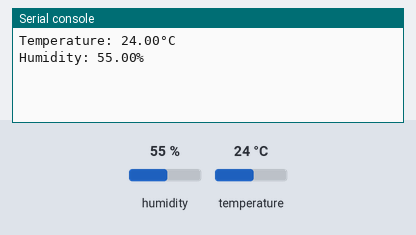
A program run on a simulated Raspberry Pi Pico running MicroPython. Shown: the last lines printed to the serial console. The inputs (shaded band) are chosen by the test bench; at power-on: humidity 55 %, temperature 24 °C.

Above: at 1.2 s.
1.3 s: humidity set to 22 %
At 2.9 s:
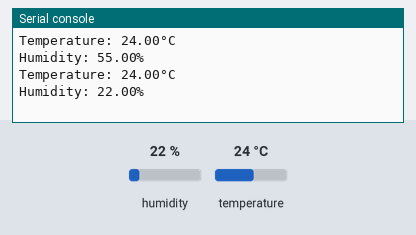
4.0 s: temperature set to 12 °C
At 5.3 s:
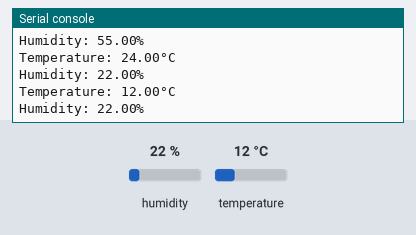
6.7 s: humidity set to 40 %
At 8.8 s:
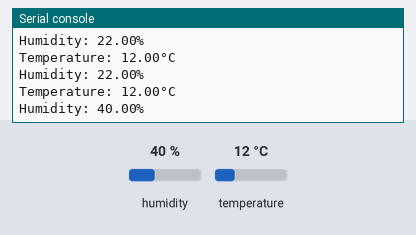
Timing chart, 0 to 10.3 s (numbered marks = the images above; inputs shaded):
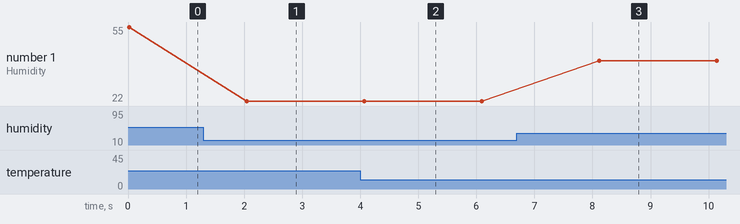

The program:

EX-12-DHT_sensor_.py
```python
import dht
import machine as gpio
import utime as TM

# Define the DHT11 sensor pin (change to your GPIO pin)
dht11_pin = gpio.Pin(15)

# Create a unique variable name to store DHT11 data
dht11_data = dht.DHT11(dht11_pin)

# Function to read and print DHT11 sensor data
def read_dht11_data():
    for _ in range(3):  # Retry 3 times
        try:
            dht11_data.measure()  # Measure temperature and humidity
            temperature = dht11_data.temperature()
            humidity = dht11_data.humidity()
            print("Temperature: {:.2f}°C".format(temperature))
            print("Humidity: {:.2f}%".format(humidity))
            return  # If successful, exit the loop
        except OSError as e:
            print("Error reading DHT11:", e)
            TM.sleep(2)  # Add a delay before retrying

# Main loop
while True:
    read_dht11_data()
    TM.sleep(2)  # Add a delay between readings
```

Measured:
- after the input at 1.3 s, the serial console: prints a new line after 0.75 s (image 1)
- after the input at 4.0 s, the serial console: prints a new line after 0.07 s (image 2)
- after the input at 6.7 s, the serial console: prints a new line after 1.4 s (image 3)
- plotted number 1: 55 → 22 after the input at 1.3 s, 22 → 40 after the input at 6.7 s
